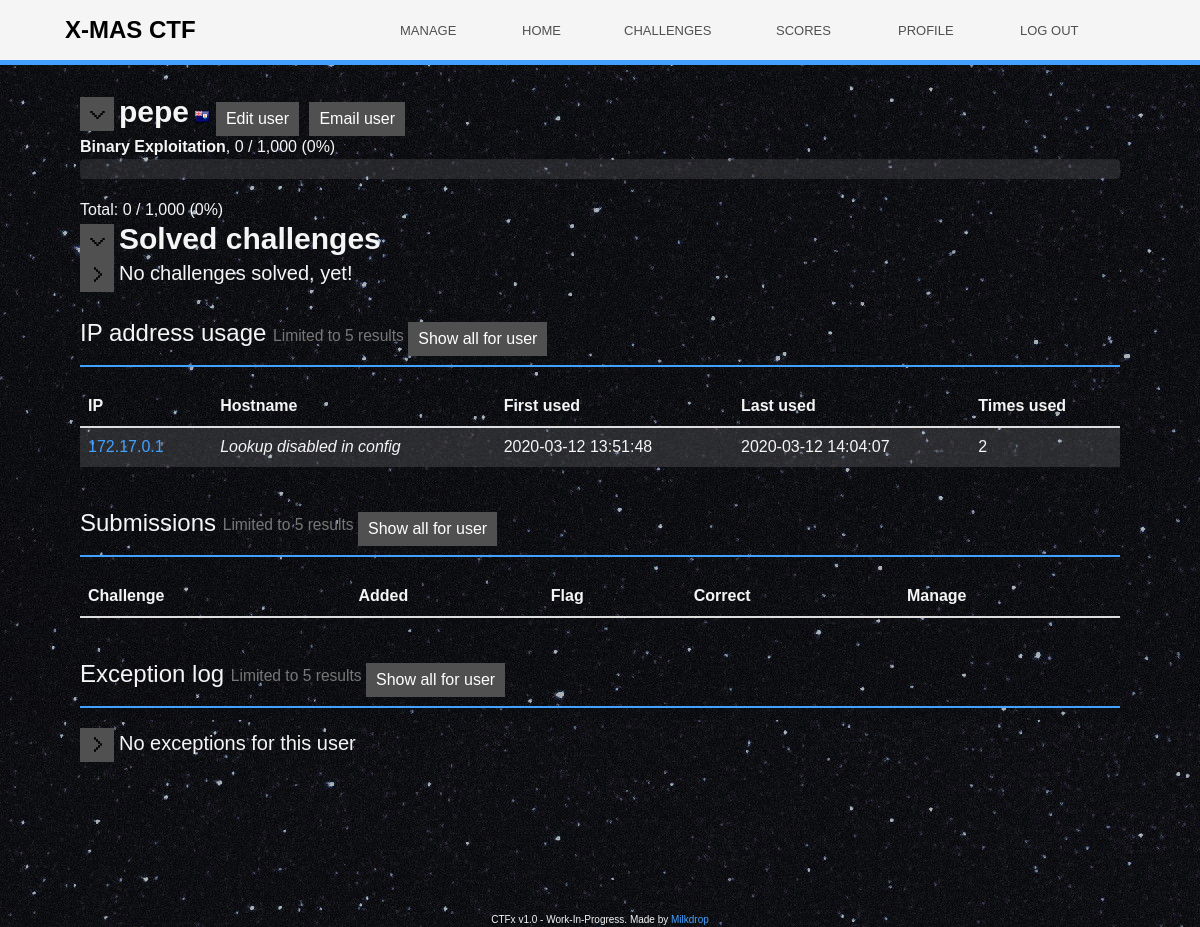
The app's page /admin/user?id=2 (signed in) with its own data.
### tables this page shows
CREATE TABLE ip_log (
  id int(10) unsigned NOT NULL AUTO_INCREMENT,
  user_id int(10) unsigned NOT NULL,
  added int(10) unsigned NOT NULL,
  last_used int(10) unsigned NOT NULL,
  ip int(10) unsigned NOT NULL,
  times_used int(10) unsigned NOT NULL DEFAULT '1',
  PRIMARY KEY (id),
  UNIQUE KEY user_ip (user_id,ip)
);

### include/layout/layout.inc.php (the view, shortened to what the rows shown need)
<?php
require(CONST_PATH_LAYOUT . 'user.inc.php');
function head($title = '') {
    echo '<!DOCTYPE html>
<html lang="en">
<head>
    <meta charset="utf-8">
    <title>',($title ? htmlspecialchars($title) . ' : ' : '') , Config::get('MELLIVORA_CONFIG_SITE_NAME'), ' - ', Config::get('MELLIVORA_CONFIG_SITE_SLOGAN'),'</title>
    <meta name="description" content="',Config::get('MELLIVORA_CONFIG_SITE_DESCRIPTION'),'">
    <meta name="author" content="">
    <link rel="icon" href="',Config::get('MELLIVORA_CONFIG_SITE_URL_STATIC_RESOURCES'),'img/favicon.png" type="image/png" />
    <link href="https://maxcdn.bootstrapcdn.com/bootstrap/3.3.5/css/bootstrap.min.css" rel="stylesheet">
    <link href="',Config::get('MELLIVORA_CONFIG_SITE_URL_STATIC_RESOURCES'),'css/mellivora.css" rel="stylesheet">';
    echo '
    </head>
    <body>';
    echo '
    <div class="page">
    <nav class="header" id="header">
        <div id="header-inner">
            <div id="header-logo">
                <a href="',Config::get('MELLIVORA_CONFIG_SITE_URL'),'">
                    <h3 id="site-logo-text">',Config::get('MELLIVORA_CONFIG_SITE_NAME'),'</h3>
                </a>
            </div>
            <div id="header-menu">
                <ul class="nav nav-pills pull-right" id="menu-main">';
                    echo '
                </ul>
            </div>
        </div>
    </nav>
    <div id="background-dots"></div>
    <div class="container" id="body-container">
        <div id="content-container">
        ';
}
function foot () {
    echo '
    </div>
</div>
<div id="footer">
	CTFx v1.0 - Work-In-Progress. Made by <a href="https://github.com/MoonfireSeco">Milkdrop</a>
</div>
</div>
<script src="https://ajax.googleapis.com/ajax/libs/jquery/1.9.1/jquery.min.js"></script>
<script src="https://netdna.bootstrapcdn.com/bootstrap/3.1.1/js/bootstrap.min.js"></script>
<audio id="audio-typewriter" src="',Config::get('MELLIVORA_CONFIG_SITE_URL_STATIC_RESOURCES'),'audio/typewriter.mp3"></audio>
<audio id="audio-navbar" src="',Config::get('MELLIVORA_CONFIG_SITE_URL_STATIC_RESOURCES'),'audio/navbar.mp3"></audio>
<audio id="audio-navclick" src="',Config::get('MELLIVORA_CONFIG_SITE_URL_STATIC_RESOURCES'),'audio/navclick.mp3"></audio>
<audio id="audio-footer-mouseover" src="',Config::get('MELLIVORA_CONFIG_SITE_URL_STATIC_RESOURCES'),'audio/footer_mouseover.mp3"></audio>
<audio id="audio-button-mouseover" src="',Config::get('MELLIVORA_CONFIG_SITE_URL_STATIC_RESOURCES'),'audio/button_mouseover.mp3"></audio>
<audio id="audio-button-click" src="',Config::get('MELLIVORA_CONFIG_SITE_URL_STATIC_RESOURCES'),'audio/button_click.mp3"></audio>
<audio id="audio-button-cancel-mouseover" src="',Config::get('MELLIVORA_CONFIG_SITE_URL_STATIC_RESOURCES'),'audio/button_cancel_mouseover.mp3"></audio>
<audio id="audio-button-cancel-click" src="',Config::get('MELLIVORA_CONFIG_SITE_URL_STATIC_RESOURCES'),'audio/button_cancel_click.mp3"></audio>
<audio id="audio-button-small-mouseover" src="',Config::get('MELLIVORA_CONFIG_SITE_URL_STATIC_RESOURCES'),'audio/button_small_mouseover.mp3"></audio>
<audio id="audio-button-small-click" src="',Config::get('MELLIVORA_CONFIG_SITE_URL_STATIC_RESOURCES'),'audio/button_small_click.mp3"></audio>
<audio id="audio-dropdown-open" src="',Config::get('MELLIVORA_CONFIG_SITE_URL_STATIC_RESOURCES'),'audio/dropdown_open.mp3"></audio>
<audio id="audio-checkbox-click" src="',Config::get('MELLIVORA_CONFIG_SITE_URL_STATIC_RESOURCES'),'audio/checkbox_click.mp3"></audio>
<script type="text/javascript" src="',Config::get('MELLIVORA_CONFIG_SITE_URL_STATIC_RESOURCES'),'js/mellivora.js"></script>
</body>
</html>';
}
function section_head ($title, $tagline = '', $decorator_color = "green") {
    echo '
        <div class="row">
            <div class="col-lg-12">
                <h2 class="typewriter">', title_decorator ($decorator_color), htmlspecialchars ($title),
                '<small>'.$tagline.'</small>','
                </h2>
            </div>
        </div>
    ';
}
function title_decorator ($color, $rotation = "0deg", $img = "arrow.png") {
    echo '<div class="title-decorator-container" style="transform: rotate(',$rotation,')">
        <div class="title-decorator title-decorator-',$color,'"></div>
        <div class="title-decorator title-decorator-gray"></div>
        <div class="title-decorator title-decorator-icon" style="background-image: url(\'/img/ui/',$img,'\')"></div>
    </div>';
}
function country_flag_link($country_name, $country_code, $return = false) {
    $country_name = htmlspecialchars($country_name);
    $country_code = htmlspecialchars($country_code);
    $flag_link = '
    <a href="country?code='.htmlspecialchars($country_code).'">
        <img src="'.Config::get('MELLIVORA_CONFIG_SITE_URL_STATIC_RESOURCES').'img/flags/'.$country_code.'.png" class="has-tooltip" data-toggle="tooltip" data-placement="right" alt="'.$country_code.'" title="'.$country_name.'" />
    </a>';
    if ($return) {
        return $flag_link;
    }
}

### include/layout/user.inc.php (shortened to what the rows shown need)
<?php
function print_user_submissions($user_id, $limit = false) {
    echo '
    <table id="files" class="table table-striped table-hover">
      <thead>
        <tr>
          <th>Challenge</th>
          <th>Added</th>
          <th>Flag</th>
          <th>Correct</th>
          <th>Manage</th>
        </tr>
      </thead>
      <tbody>
    ';
    echo '
      </tbody>
    </table>
     ';
}
function print_user_ip_log($user_id, $limit = 0) {
    echo '
        <table id="files" class="table table-striped table-hover">
          <thead>
            <tr>
              <th>IP</th>
              <th>Hostname</th>
              <th>First used</th>
              <th>Last used</th>
              <th>Times used</th>
            </tr>
          </thead>
          <tbody>
        ';
    $entries = db_query_fetch_all('
        SELECT
            INET_NTOA(ip) AS ip,
            added,
            last_used,
            times_used
        FROM ip_log
        WHERE user_id = :user_id
        ORDER BY last_used DESC
        '.($limit ? 'LIMIT '.$limit : ''),
        array(
            'user_id'=>$user_id
        )
    );
    foreach($entries as $entry) {
        echo '
        <tr>
            <td><a href="/admin/ip_log.php?ip=',htmlspecialchars($entry['ip']),'">',htmlspecialchars($entry['ip']),'</a></td>
            <td>',(Config::get('MELLIVORA_CONFIG_GET_IP_HOST_BY_ADDRESS') ? htmlspecialchars(gethostbyaddr($entry['ip'])) : '<i>Lookup disabled in config</i>'),'</td>
            <td>',date_time($entry['added']),'</td>
            <td>',date_time($entry['last_used']),'</td>
            <td>',number_format($entry['times_used']),'</td>
        </tr>
        ';
    }
    echo '
          </tbody>
        </table>
         ';
}

### records on screen
ip_log: ip "172.17.0.1", added "2020-03-12 13:51:48", last_used "2020-03-12 14:04:07", times_used "2"

### other values on screen
Config::get('MELLIVORA_CONFIG_SITE_NAME') "X-MAS CTF"
lang_get('manage') "MANAGE"
lang_get('home') "HOME"
lang_get('challenges') "CHALLENGES"
lang_get('scores') "SCORES"
lang_get('profile') "PROFILE"
lang_get('log_out') "LOG OUT"
$title "pepe Solved challenges"
$text "Edit user Email user Show all for user Show all for user Show all for user"
$challenge['title'] "Binary Exploitation"
$challenge['points'] "0"
$challenge['category_total'] "1,000"
lang_get('total_solves') "Total:"
$user_total "0"
$ctf_total "1,000"
